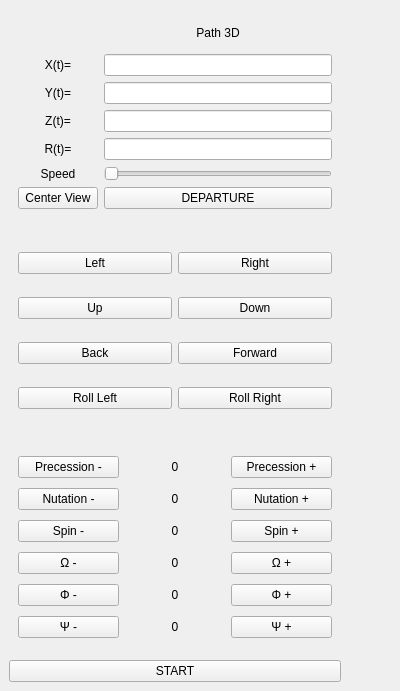
  <widget class="QDockWidget" name="dock3D">
   <property name="minimumSize">
    <size>
     <width>400</width>
     <height>691</height>
    </size>
   </property>
   <property name="maximumSize">
    <size>
     <width>400</width>
     <height>524287</height>
    </size>
   </property>
   <property name="windowTitle">
    <string>3D View</string>
   </property>
   <attribute name="dockWidgetArea">
    <number>4</number>
   </attribute>
   <widget class="QWidget" name="dockWidgetContents">
    <property name="maximumSize">
     <size>
      <width>350</width>
      <height>16777215</height>
     </size>
    </property>
    <layout class="QVBoxLayout" name="verticalLayout_17">
     <item>
      <widget class="QWidget" name="panelPath3D" native="true">
       <layout class="QGridLayout" name="gridLayout_5">
        <item row="1" column="0">
         <widget class="QLabel" name="lblX_P3D">
          <property name="text">
           <string>X(t)=</string>
          </property>
          <property name="alignment">
           <set>Qt::AlignmentFlag::AlignCenter</set>
          </property>
         </widget>
        </item>
        <item row="3" column="1">
         <widget class="QLineEdit" name="lineZ_P3D"/>
        </item>
        <item row="2" column="0">
         <widget class="QLabel" name="lblY_P3D">
          <property name="text">
           <string>Y(t)=</string>
          </property>
          <property name="alignment">
           <set>Qt::AlignmentFlag::AlignCenter</set>
          </property>
         </widget>
        </item>
        <item row="1" column="1">
         <widget class="QLineEdit" name="lineX_P3D"/>
        </item>
        <item row="0" column="1">
         <widget class="QLabel" name="label3D">
          <property name="maximumSize">
           <size>
            <width>16777215</width>
            <height>30</height>
           </size>
          </property>
          <property name="text">
           <string>Path 3D</string>
          </property>
          <property name="alignment">
           <set>Qt::AlignmentFlag::AlignCenter</set>
          </property>
         </widget>
        </item>
        <item row="6" column="1">
         <widget class="QPushButton" name="btnDeparture3D">
          <property name="text">
           <string>DEPARTURE</string>
          </property>
         </widget>
        </item>
        <item row="4" column="0">
         <widget class="QLabel" name="lblR_P3D">
          <property name="text">
           <string>R(t)=</string>
          </property>
          <property name="alignment">
           <set>Qt::AlignmentFlag::AlignCenter</set>
          </property>
         </widget>
        </item>
        <item row="3" column="0">
         <widget class="QLabel" name="lblZ_P3D">
          <property name="text">
           <string>Z(t)=</string>
          </property>
          <property name="alignment">
           <set>Qt::AlignmentFlag::AlignCenter</set>
          </property>
         </widget>
        </item>
        <item row="4" column="1">
         <widget class="QLineEdit" name="lineR_P3D"/>
        </item>
        <item row="6" column="0">
         <widget class="QPushButton" name="pushView3D">
          <property name="text">
           <string>Center View</string>
          </property>
         </widget>
        </item>
        <item row="2" column="1">
         <widget class="QLineEdit" name="lineY_P3D"/>
        </item>
        <item row="5" column="0">
         <widget class="QLabel" name="lblSpeed3D">
          <property name="text">
           <string>Speed</string>
          </property>
          <property name="alignment">
           <set>Qt::AlignmentFlag::AlignCenter</set>
          </property>
         </widget>
        </item>
        <item row="5" column="1">
         <widget class="QSlider" name="speed3DSlider">
          <property name="orientation">
           <enum>Qt::Orientation::Horizontal</enum>
          </property>
         </widget>
        </item>
       </layout>
      </widget>
     </item>
     <item>
      <widget class="QWidget" name="panelNav3D_3" native="true">
       <property name="sizePolicy">
        <sizepolicy hsizetype="Preferred" vsizetype="Preferred">
         <horstretch>0</horstretch>
         <verstretch>0</verstretch>
        </sizepolicy>
       </property>
       <property name="minimumSize">
        <size>
         <width>0</width>
         <height>0</height>
        </size>
       </property>
       <layout class="QGridLayout" name="gridLayout_6">
        <item row="7" column="0">
         <widget class="QPushButton" name="btnRollLeft">
          <property name="text">
           <string>Roll Left</string>
          </property>
         </widget>
        </item>
        <item row="3" column="0">
         <widget class="QPushButton" name="btnUp">
          <property name="text">
           <string>Up</string>
          </property>
         </widget>
        </item>
        <item row="1" column="0">
         <widget class="QPushButton" name="btnLeft">
          <property name="text">
           <string>Left</string>
          </property>
         </widget>
        </item>
        <item row="5" column="1">
         <widget class="QPushButton" name="btnForward">
          <property name="text">
           <string>Forward</string>
          </property>
         </widget>
        </item>
        <item row="1" column="1">
         <widget class="QPushButton" name="btnRight">
          <property name="text">
           <string>Right</string>
          </property>
         </widget>
        </item>
        <item row="7" column="1">
         <widget class="QPushButton" name="btnRollRight">
          <property name="text">
           <string>Roll Right</string>
          </property>
         </widget>
        </item>
        <item row="3" column="1">
         <widget class="QPushButton" name="btnDown">
          <property name="text">
           <string>Down</string>
          </property>
         </widget>
        </item>
        <item row="5" column="0">
         <widget class="QPushButton" name="btnBackward">
          <property name="text">
           <string>Back</string>
          </property>
         </widget>
        </item>
       </layout>
      </widget>
     </item>
     <item>
      <widget class="QWidget" name="widget" native="true">
       <property name="sizePolicy">
        <sizepolicy hsizetype="Preferred" vsizetype="Preferred">
         <horstretch>0</horstretch>
         <verstretch>0</verstretch>
        </sizepolicy>
       </property>
       <layout class="QGridLayout" name="gridLayout_2">
        <item row="4" column="0">
         <widget class="QPushButton" name="btnOmegaMinus">
          <property name="text">
           <string>Ω -</string>
          </property>
         </widget>
        </item>
        <item row="6" column="1">
         <widget class="QLabel" name="lblPsiVal">
          <property name="text">
           <string>0</string>
          </property>
          <property name="alignment">
           <set>Qt::AlignmentFlag::AlignCenter</set>
          </property>
         </widget>
        </item>
        <item row="3" column="2">
         <widget class="QPushButton" name="btnSpinPlus">
          <property name="text">
           <string>Spin +</string>
          </property>
         </widget>
        </item>
        <item row="6" column="2">
         <widget class="QPushButton" name="btnPsiPlus">
          <property name="text">
           <string>Ψ +</string>
          </property>
         </widget>
        </item>
        <item row="4" column="1">
         <widget class="QLabel" name="lblOmegaVal">
          <property name="text">
           <string>0</string>
          </property>
          <property name="alignment">
           <set>Qt::AlignmentFlag::AlignCenter</set>
          </property>
         </widget>
        </item>
        <item row="2" column="1">
         <widget class="QLabel" name="lblNutVal">
          <property name="text">
           <string>0</string>
          </property>
          <property name="alignment">
           <set>Qt::AlignmentFlag::AlignCenter</set>
          </property>
         </widget>
        </item>
        <item row="1" column="0">
         <widget class="QPushButton" name="btnPrecessionMinus">
          <property name="text">
           <string>Precession -</string>
          </property>
         </widget>
        </item>
        <item row="3" column="1">
         <widget class="QLabel" name="lblSpinVal">
          <property name="text">
           <string>0</string>
          </property>
          <property name="alignment">
           <set>Qt::AlignmentFlag::AlignCenter</set>
          </property>
         </widget>
        </item>
        <item row="5" column="1">
         <widget class="QLabel" name="lblPhiVal">
          <property name="text">
           <string>0</string>
          </property>
          <property name="alignment">
           <set>Qt::AlignmentFlag::AlignCenter</set>
          </property>
         </widget>
        </item>
        <item row="6" column="0">
         <widget class="QPushButton" name="btnPsiMinus">
          <property name="text">
           <string>Ψ -</string>
          </property>
         </widget>
        </item>
        <item row="1" column="1">
         <widget class="QLabel" name="lblPrecVal">
          <property name="minimumSize">
           <size>
            <width>20</width>
            <height>0</height>
           </size>
          </property>
          <property name="text">
           <string>0</string>
          </property>
          <property name="alignment">
           <set>Qt::AlignmentFlag::AlignCenter</set>
          </property>
         </widget>
        </item>
        <item row="5" column="2">
         <widget class="QPushButton" name="btnPhiPlus">
          <property name="text">
           <string>Φ +</string>
          </property>
         </widget>
        </item>
        <item row="2" column="2">
         <widget class="QPushButton" name="btnNutationPlus">
          <property name="text">
           <string>Nutation +</string>
          </property>
         </widget>
        </item>
        <item row="2" column="0">
         <widget class="QPushButton" name="btnNutationMinus">
          <property name="text">
           <string>Nutation -</string>
          </property>
         </widget>
        </item>
        <item row="5" column="0">
         <widget class="QPushButton" name="btnPhiMinus">
          <property name="text">
           <string>Φ -</string>
          </property>
         </widget>
        </item>
        <item row="3" column="0">
         <widget class="QPushButton" name="btnSpinMinus">
          <property name="text">
           <string>Spin -</string>
          </property>
         </widget>
        </item>
        <item row="1" column="2">
         <widget class="QPushButton" name="btnPrecessionPlus">
          <property name="text">
           <string>Precession +</string>
          </property>
         </widget>
        </item>
        <item row="4" column="2">
         <widget class="QPushButton" name="btnOmegaPlus">
          <property name="text">
           <string>Ω +</string>
          </property>
         </widget>
        </item>
       </layout>
      </widget>
     </item>
     <item>
      <widget class="QPushButton" name="btnStart_2">
       <property name="sizePolicy">
        <sizepolicy hsizetype="Minimum" vsizetype="Fixed">
         <horstretch>0</horstretch>
         <verstretch>0</verstretch>
        </sizepolicy>
       </property>
       <property name="text">
        <string>START</string>
       </property>
      </widget>
     </item>
    </layout>
   </widget>
  </widget>
